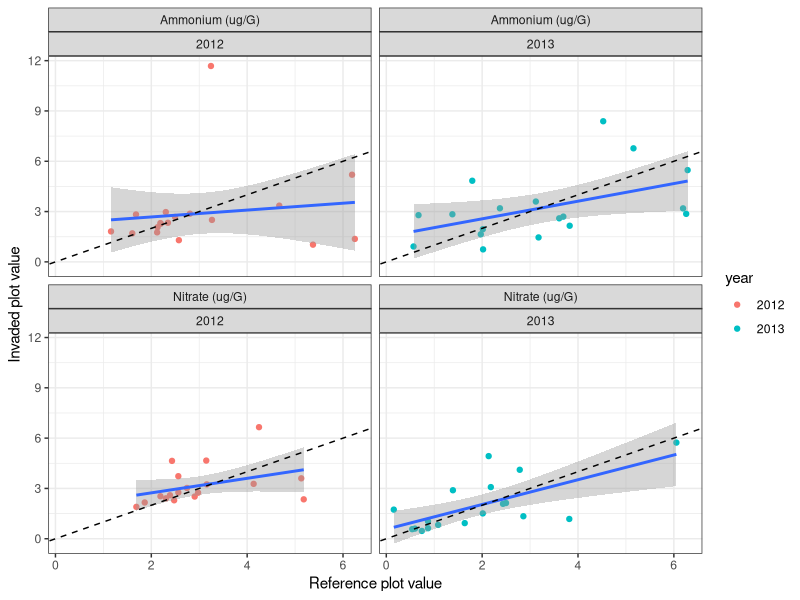
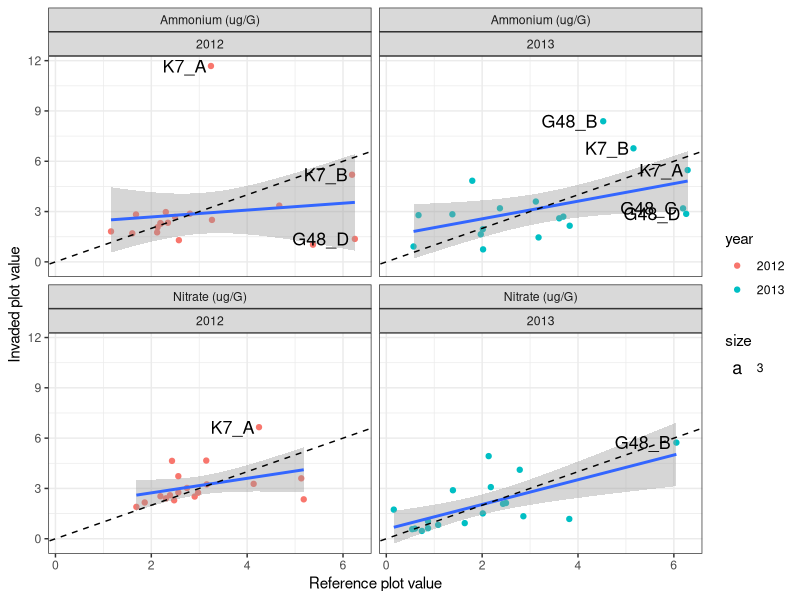
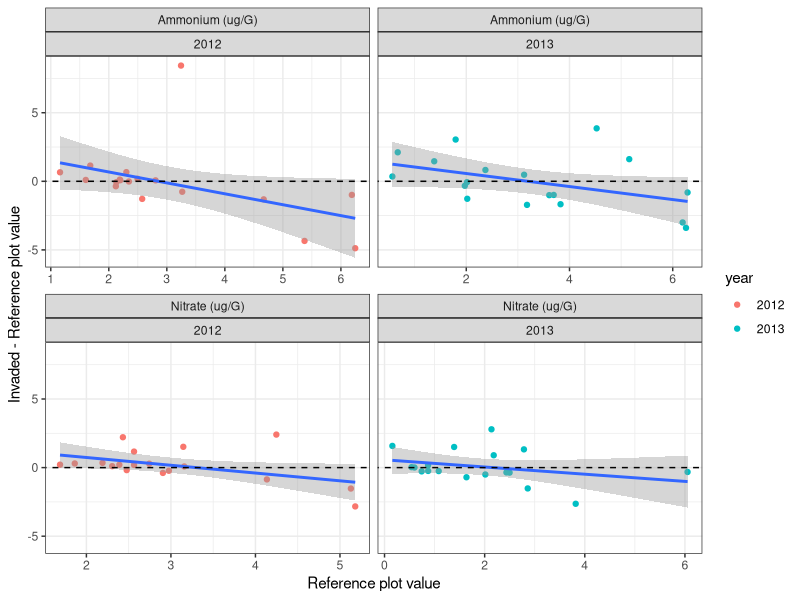
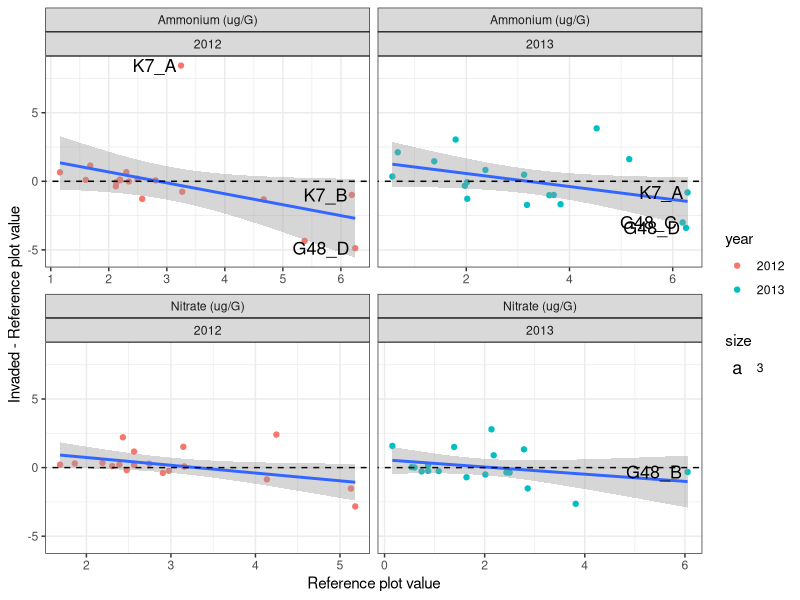
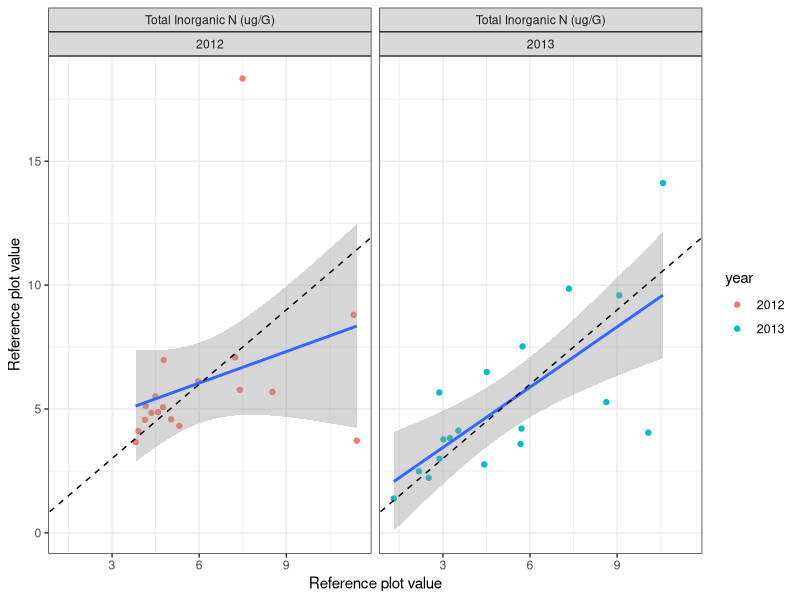
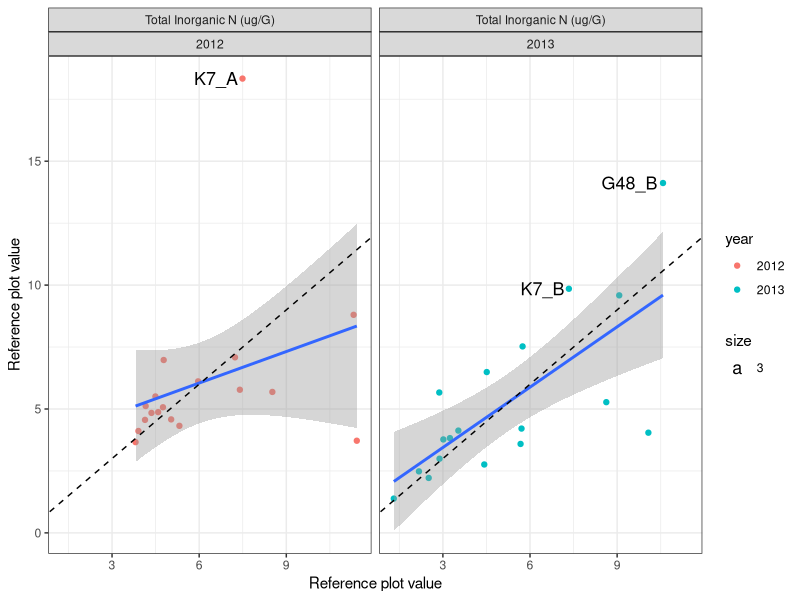
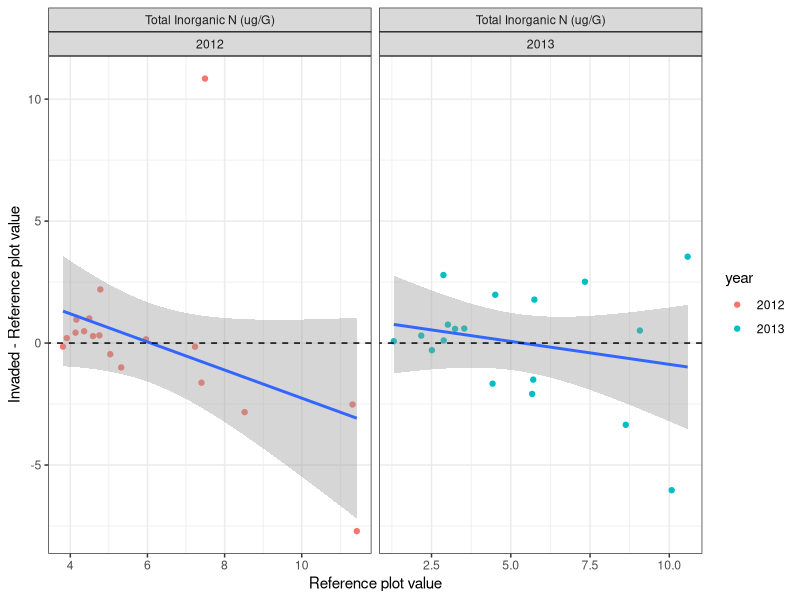
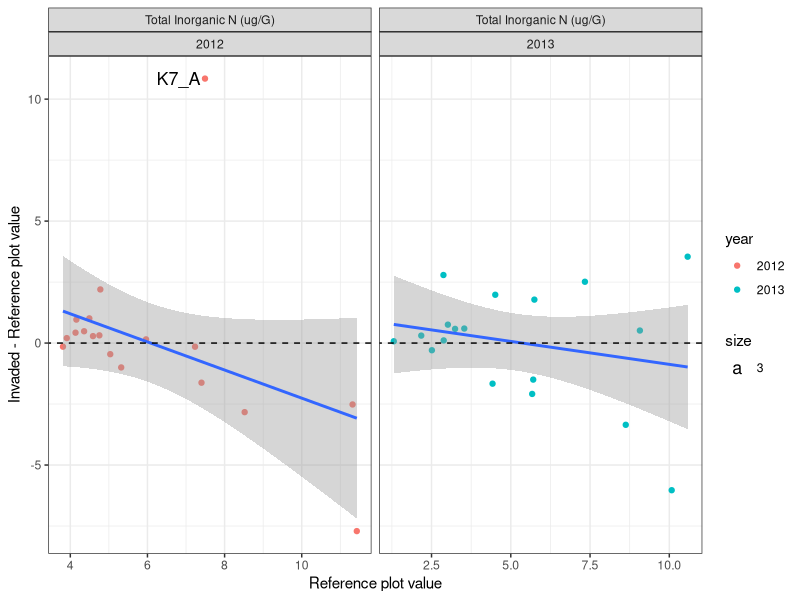

Generate these figures, in order, with R:
#question2.R
#files needed: tab-delim files in 'e8DataPackage_080314_clean' folder
#question2: How does reference nutrient availability correlate with invaded nutrient availability across sites?

library(ggplot2); theme_set(theme_bw())
library(dplyr)
library(reshape2)
library(doBy)
#########################################################
#load data

#soil data (sd)
sd<-read.table("e8DataPackage_080314_clean/e8_plothalfSoilData_clean.txt",header=TRUE,sep="\t")
sd_dic<-read.table("e8DataPackage_080314_clean/e8_plothalfSoilData_dictionary_clean.txt",header=TRUE,sep="\t")

#veg data (vd)
vd<-read.table("e8DataPackage_080314_clean/e8_plothalfVegData_clean.txt",header=TRUE,sep="\t")
vd_dic<-read.table("e8DataPackage_080314_clean/e8_plothalfVegData_dictionary_clean.txt",header=TRUE,sep="\t")

#########################################################
#Make dataframe to plot: invader biomass vs native subplot resource availability

#pull out the top depth
sdt<-filter(sd,depth == "T") 

#pick out the columns of interest
colnames(sdt)
sdf<-sdt[,c('plotname','year','inv','nhi','noi','toti')]

#Make dataframes to plot 1) nhi, noi and 2) toti
colnames(sdf)
##for nhi and noi
sdf.n<-melt(sdf, measure.var=c('nhi','noi'))
sdf.n$year<-as.factor(sdf.n$year)
sdf.nN<-filter(sdf.n,inv == "N") 
sdf.nI<-filter(sdf.n,inv == "I") 
s.n<-data.frame(sdf.nN[,c('plotname','year','variable')], nat.vals=sdf.nN[,'value'], inv.vals=sdf.nI[,'value'])
head(s.n)
##for toti
sdf.t<-melt(sdf, measure.var=c('toti'))
sdf.t$year<-as.factor(sdf.t$year)
sdf.tN<-filter(sdf.t,inv == "N") 
sdf.tI<-filter(sdf.t,inv == "I") 
s.t<-data.frame(sdf.tN[,c('plotname','year','variable')], nat.vals=sdf.tN[,'value'], inv.vals=sdf.tI[,'value'])
head(s.t)

#Fxn to rename variables for ggplot
PrettyVaribNames<-function(df, prettynames, vars){
  prettydf <- df
  for (i in 1:length(vars)){
    levels(prettydf$variable)[levels(prettydf$variable)==vars[i]] <- prettynames[i]
  }
  return (prettydf)
}

#Provide pretty varibale names using fxn
prettynames<-c("Ammonium (ug/G)","Nitrate (ug/G)","Total Inorganic N (ug/G)","Nitrification (ug/G*d)","Mineralization (ug/G*d)","Soil Moisture (%)") #for all
vars<-c('nhi','noi','toti','nitrifd','minzd','soilmoi') #for all
s.n.pretty<-PrettyVaribNames(s.n, prettynames, vars) #for plot with nhi and noi
s.t.pretty<-PrettyVaribNames(s.t, prettynames, vars) #for plot with toti

#Ammonium and Nitrate
##slope = 0
p2.n<-ggplot(s.n.pretty,aes(s.n.pretty, x=nat.vals, y = inv.vals)) + geom_point(aes(color=year)) + facet_wrap(~variable+year, scales='fixed', ncol=2) + xlab("Reference plot value") + ylab("Invaded plot value") + geom_smooth(method='lm',se=T) + geom_abline(intercept=0, slope=1, lty=2, color=1)
p2.n
ggsave(file = "p2_n.png",scale=1,width = 6, height = 6)
#p2.n + geom_text(aes(label=plotname),hjust=1.1, size=3)
p2.n + geom_text(aes(label=ifelse((nat.vals>4*IQR(nat.vals)|inv.vals>4*IQR(inv.vals)),as.character(plotname)," "), hjust=1.1, size=3)) #label outliers
ggsave(file = "p2_n_labels.png",scale=1,width = 6, height = 6)
##slope = 1
s.n.pretty1<-transform(s.n.pretty,inv.vals=inv.vals-s.n.pretty$nat.vals)
p3.n<-ggplot(s.n.pretty1,aes(s.n.pretty1, x=nat.vals, y = inv.vals)) + geom_point(aes(color=year)) + facet_wrap(~variable+year, scales='free_x', ncol=2) + xlab("Reference plot value") + ylab("Invaded - Reference plot value") + geom_smooth(method='lm',se=T) + geom_abline(intercept=0, slope=0, lty=2, color=1)
p3.n
ggsave(file = "p3_n.png",scale=1,width = 6, height = 6)
#p3 + geom_text(aes(label=plotname), hjust=1.1, size=3)
p3.n + geom_text(aes(label=ifelse((nat.vals>4*IQR(nat.vals)|inv.vals>4*IQR(inv.vals)),as.character(plotname)," "), hjust=1.1, size=3)) #label outliers
ggsave(file = "p3_n_labels.png",scale=1,width = 6, height = 6)

#Total Inorganic N
##slope = 0
p2.t<-ggplot(s.t.pretty,aes(s.t.pretty, x=nat.vals, y = inv.vals)) + geom_point(aes(color=year)) + facet_wrap(~variable+year, scales='fixed', ncol=2) + xlab("Reference plot value") + ylab("Reference plot value") + geom_smooth(method='lm',se=T) + geom_abline(intercept=0, slope=1, lty=2, color=1)
p2.t
ggsave(file = "p2_t.png",scale=1,width = 6, height = 3)
#p2.t + geom_text(aes(label=plotname),hjust=1.1, size=3)
p2.t + geom_text(aes(label=ifelse((nat.vals>4*IQR(nat.vals)|inv.vals>4*IQR(inv.vals)),as.character(plotname)," "), hjust=1.1, size=3)) #label outliers
ggsave(file = "p2_t_labels.png",scale=1,width = 6, height = 3)
##slope = 1
s.t.pretty1<-transform(s.t.pretty,inv.vals=inv.vals-s.t.pretty$nat.vals)
p3.t<-ggplot(s.t.pretty1,aes(s.t.pretty1, x=nat.vals, y = inv.vals)) + geom_point(aes(color=year)) + facet_wrap(~variable+year, scales='free_x', ncol=2) + xlab("Reference plot value") + ylab("Invaded - Reference plot value") + geom_smooth(method='lm',se=T) + geom_abline(intercept=0, slope=0, lty=2, color=1)
p3.t
ggsave(file = "p3_t.png",scale=1,width = 6, height = 3)
#p3 + geom_text(aes(label=plotname), hjust=1.1, size=3)
p3.t + geom_text(aes(label=ifelse((nat.vals>4*IQR(nat.vals)|inv.vals>4*IQR(inv.vals)),as.character(plotname)," "), hjust=1.1, size=3)) #label outliers
ggsave(file = "p3_t_labels.png",scale=1,width = 6, height = 3)

#REMOVE OUTLIER 2012_K7_A
#Ammonium and Nitrate
##remove outlier
s.n.prettyOL<-s.n.pretty
s.n.prettyOL[s.n.prettyOL$plotname=='K7_A' & s.n.prettyOL$year=='2012',c('nat.vals','inv.vals')]<-NA #exclude 2012_K7_A
##slope = 0
p2.nOL<-ggplot(s.n.prettyOL,aes(s.n.prettyOL, x=nat.vals, y = inv.vals)) + geom_point(aes(color=year)) + facet_wrap(~variable+year, scales='fixed', ncol=2) + xlab("Reference plot value") + ylab("Invaded plot value") + geom_smooth(method='lm',se=T) + geom_abline(intercept=0, slope=1, lty=2, color=1)
p2.nOL
ggsave(file = "p2_n_OL.png",scale=1,width = 6, height = 6)
#p2.n + geom_text(aes(label=plotname),hjust=1.1, size=3)
p2.nOL + geom_text(aes(label=ifelse((nat.vals>4*IQR(nat.vals, na.rm=T)|inv.vals>4*IQR(inv.vals, na.rm=T)),as.character(plotname)," "), hjust=1.1, size=3)) +
  scale_x_continuous(limits=c(0,7)) +
  scale_y_continuous(limits=c(0,7)) #label outliers
ggsave(file = "p2_n_OL_labels_1to1.png",scale=1,width = 6, height = 6)
##slope = 1
s.n.pretty1OL<-transform(s.n.prettyOL,inv.vals=inv.vals-s.n.prettyOL$nat.vals)
p3.nOL<-ggplot(s.n.pretty1OL,aes(s.n.pretty1OL, x=nat.vals, y = inv.vals)) + geom_point(aes(color=year)) + facet_wrap(~variable+year, scales='fixed', ncol=2) + xlab("Reference plot value") + ylab("Invaded - Reference plot value") + geom_smooth(method='lm',se=T) + geom_abline(intercept=0, slope=0, lty=2, color=1)
p3.nOL
ggsave(file = "p3_n_OL.png",scale=1,width = 6, height = 6)
#p3 + geom_text(aes(label=plotname), hjust=1.1, size=3)
p3.nOL + geom_text(aes(label=ifelse((nat.vals>4*IQR(nat.vals, na.rm=T)|inv.vals>4*IQR(inv.vals, na.rm=T)),as.character(plotname)," "), hjust=1.1, size=3)) +
  scale_x_continuous(limits=c(0,7)) #label outliers
ggsave(file = "p3_n_OL_labels_1to1.png",scale=1,width = 6, height = 6)

#REMOVE OUTLIER 2012_K7_A
#Total Inorganic N
##remove outlier
s.t.prettyOL<-s.t.pretty
s.t.prettyOL[s.t.prettyOL$plotname=='K7_A' & s.t.prettyOL$year=='2012',c('nat.vals','inv.vals')]<-NA #exclude 2012_K7_A
##slope = 0
p2.tOL<-ggplot(s.t.prettyOL,aes(s.t.prettyOL, x=nat.vals, y = inv.vals)) + geom_point(aes(color=year)) + facet_wrap(~variable+year, scales='fixed', ncol=2) + xlab("Reference plot value") + ylab("Invaded plot value") + geom_smooth(method='lm',se=T) + geom_abline(intercept=0, slope=1, lty=2, color=1)
p2.tOL
ggsave(file = "p2_t_OL.png",scale=1,width = 6, height = 3)
#p2.t + geom_text(aes(label=plotname),hjust=1.1, size=3)
p2.tOL + geom_text(aes(label=ifelse((nat.vals>4*IQR(nat.vals, na.rm=T)|inv.vals>4*IQR(inv.vals, na.rm=T)),as.character(plotname)," "), hjust=1.1, size=3)) + 
  scale_x_continuous(limits=c(0,11)) +
  scale_y_continuous(limits=c(0,11)) #label outliers
ggsave(file = "p2_t_OL_labels_1to1.png",scale=1,width = 6, height = 3)
##slope = 1
s.t.pretty1OL<-transform(s.t.prettyOL,inv.vals=inv.vals-s.t.prettyOL$nat.vals)
p3.tOL<-ggplot(s.t.pretty1OL,aes(s.t.pretty1OL, x=nat.vals, y = inv.vals)) + geom_point(aes(color=year)) + facet_wrap(~variable+year, scales='fixed', ncol=2) + xlab("Reference plot value") + ylab("Invaded - Reference plot value") + geom_smooth(method='lm',se=T) + geom_abline(intercept=0, slope=0, lty=2, color=1)
p3.tOL
ggsave(file = "p3_t_OL.png",scale=1,width = 6, height = 3)
#p3 + geom_text(aes(label=plotname), hjust=1.1, size=3)
p3.tOL + geom_text(aes(label=ifelse((nat.vals>4*IQR(nat.vals, na.rm=T)|inv.vals>4*IQR(inv.vals, na.rm=T)),as.character(plotname)," "), hjust=1.1, size=3)) +
  scale_x_continuous(limits=c(0,11)) #label outliers
ggsave(file = "p3_t_OL_labels_1to1.png",scale=1,width = 6, height = 3)

##########################
#linear model

#Fxn to calc pvals and coefs
#Fxns to use within loop
GetPvals<-function(fit){
  store<-numeric(0)
  pvalx<-summary(fit)$coefficients[2,4]
  r2<-summary(fit)$r.squared
  row<-c(pvalx, r2)
  store<-rbind(store,row)
  colnames(store)<-c('pvalx','r2')  
  return(store)
}
GetCoefs<-function(fit){
  store<-numeric(0)
  int<-summary(fit)$coefficients[1,1]
  coefx<-summary(fit)$coefficients[2,1]
  row<-c(int, coefx)
  store<-rbind(store,row)
  colnames(store)<-c('int', 'coefx')
  return(store)
}
AnotherFxn2<-function(data, stcol, endcol){
  xvars<-colnames(data)[stcol:endcol]
  store<-numeric(0)
  i<-0
  for (i in 1:length(xvars)){
    dataI<-data[data$inv=='I',]
    dataN<-data[data$inv=='N',]
    x<-dataN[,i+stcol-1]
    y<-dataI[,i+stcol-1]
    df<-data.frame(x,y)
    
    fit<-lm(y ~ x, df) #slope = 0
    pvals<-GetPvals(fit)
    coefs<-GetCoefs(fit)
    
    fit2<-lm(y~x+offset(1*x), df) #slope = 1
    pvals2<-GetPvals(fit2)
    coefs2<-GetCoefs(fit2)
    
    row<-c(pvals,coefs,pvals2,coefs2)
    store<-rbind(store,row)
  }
  return(store)
}

#Do it!
s12<-sdf[sdf$year=='2012',]
s13<-sdf[sdf$year=='2013',]
colnames(s12)
stcol<-4 #for all
endcol<-6 #for all
##for 2012
result12<-AnotherFxn2(s12, stcol,endcol)
colna1<-c('pvalx','r2','int', 'coefx')
colna2<-paste(colna1,"slope1",sep="_")
colnames(result12)<-c(colna1,colna2) # does slope differ from 0,1
##for 2013
result13<-AnotherFxn2(s13, stcol, endcol)
colnames(result13)<-c(colna1,colna2) #does slope differ from 0,1
#Make a nice table
varnum<-endcol-stcol+1
year<-c(rep('2012',varnum),rep('2013',varnum))
varna<-c("Ammonium (ug/G)","Nitrate (ug/G)","Total Inorganic N (ug/G)")
xvar<-rep(varna,2)
tmp1<-rbind(result12,result13)
tmp2<-data.frame(xvar,year,tmp1)
tmp3<-orderBy(~xvar,tmp2)
tmp3[,c(3:6,8:10)]<-round(tmp3[,c(3:6,8:10)], digits=2)
tmp3[,7]<-round(tmp3[,7], digits=4)
tab<-tmp3
tab
write.table(tab, file='q2n3tab.txt', sep="\t", row.names=F)

#REMOVE OUTLIER 2012_K7_A
#Do it!
sdfOL<-sdf
sdfOL[sdfOL$plotname=='K7_A' & sdfOL$year==2012,c('nhi','noi','toti')]<-NA #exclude 2012_K7_A
sOL12<-sdfOL[sdfOL$year=='2012',]
sOL13<-sdfOL[sdfOL$year=='2013',]
##for 2012
resultOL12<-AnotherFxn2(sOL12, stcol,endcol)
colnames(resultOL12)<-c(colna1,colna2) # does slope differ from 0,1
##for 2013
resultOL13<-AnotherFxn2(s13, stcol, endcol)
colnames(resultOL13)<-c(colna1,colna2) #does slope differ from 0,1
#Make a nice table
tmp1.OL<-rbind(resultOL12,resultOL13)
tmp2.OL<-data.frame(xvar,year,tmp1.OL)
tmp3.OL<-orderBy(~xvar,tmp2.OL)
tmp3.OL[,c(3:6,8:10)]<-round(tmp3.OL[,c(3:6,8:10)], digits=2)
tmp3.OL[,7]<-round(tmp3.OL[,7], digits=4)
tab.OL<-tmp3.OL
tab.OL
write.table(tab.OL, file='q2n3tab_OL.txt', sep="\t", row.names=F)




